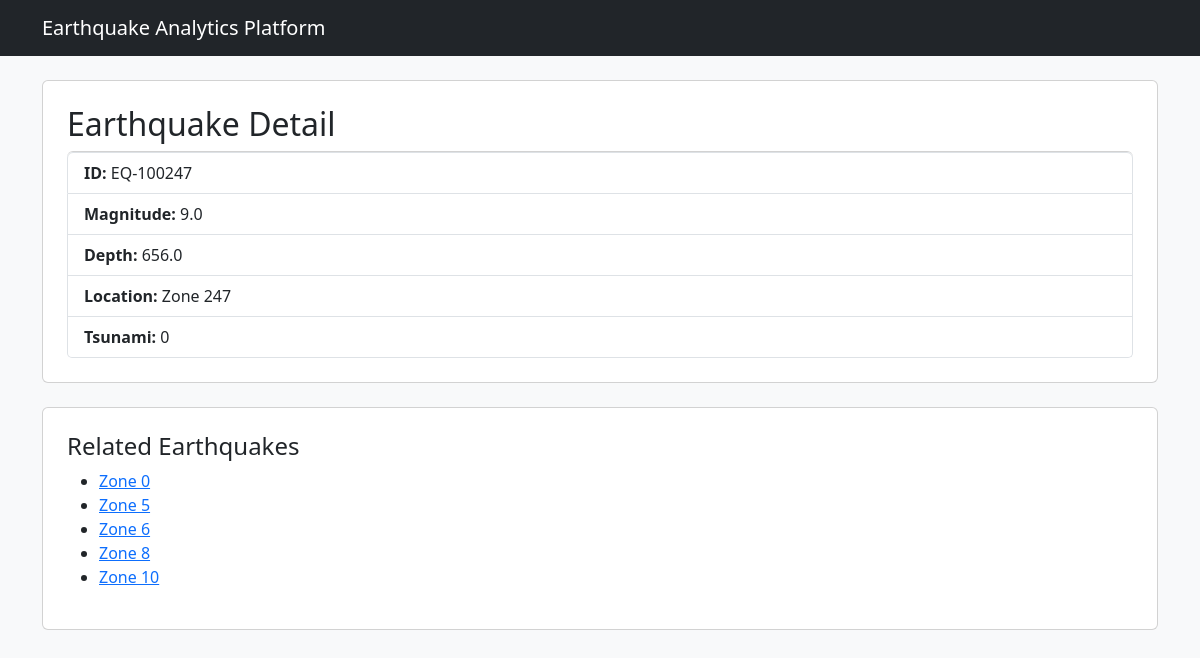
Screenshot of /earthquake/248 with the database file from the repository.
### app/models.py (models this page shows)
class Earthquake(db.Model):
    id = db.Column(db.Integer, primary_key=True)
    quake_id = db.Column(db.String(50), unique=True)
    magnitude = db.Column(db.Float)
    depth = db.Column(db.Float)
    place = db.Column(db.String(255))
    event_time = db.Column(db.String(100))
    tsunami = db.Column(db.Integer)
    region_id = db.Column(db.Integer, db.ForeignKey('region.id'))

### app/routes.py (the view)
@main.route('/earthquake/<int:id>')
def earthquake_detail(id):
    earthquake = Earthquake.query.get(id)
    if not earthquake:
        abort(404)
    related = Earthquake.query.filter_by(
        region_id=earthquake.region_id
    ).limit(5).all()
    return render_template(
        'earthquake_detail.html',
        earthquake=earthquake,
        related=related
    )

### app/templates/earthquake_detail.html
{% extends 'base.html' %}
{% block content %}
<div class="card p-4">
<h2>Earthquake Detail</h2>
<ul class="list-group">
<li class="list-group-item"><strong>ID:</strong> {{ earthquake.quake_id }}</li>
<li class="list-group-item"><strong>Magnitude:</strong> {{ earthquake.magnitude }}</li>
<li class="list-group-item"><strong>Depth:</strong> {{ earthquake.depth }}</li>
<li class="list-group-item"><strong>Location:</strong> {{ earthquake.place }}</li>
<li class="list-group-item"><strong>Tsunami:</strong> {{ earthquake.tsunami }}</li>
</ul>
</div>
<div class="card p-4 mt-4">
<h4>Related Earthquakes</h4>
<ul>
{% for quake in related %}
<li>
<a href="/earthquake/{{ quake.id }}">{{ quake.place }}</a>
</li>
{% endfor %}
</ul>
</div>
{% endblock %}

### app/templates/base.html (shortened to what this page needs)
<!DOCTYPE html>
<html>
<head>
    <link href="https://cdn.jsdelivr.net/npm/bootstrap@5.3.3/dist/css/bootstrap.min.css" rel="stylesheet">
</head>
<body class="bg-light">
<nav class="navbar navbar-dark bg-dark mb-4">
    <div class="container">
        <a class="navbar-brand" href="/">Earthquake Analytics Platform</a>
    </div>
</nav>
<div class="container">
{% block content %}{% endblock %}
</div>
</body>
</html>

### rows the page displays
Earthquake: quake_id "EQ-100247", magnitude "9.0", depth "656.0", place "Zone 247", tsunami "0"
Earthquake: place "Zone 0"
Earthquake: place "Zone 5"
Earthquake: place "Zone 6"
Earthquake: place "Zone 8"
Earthquake: place "Zone 10"
